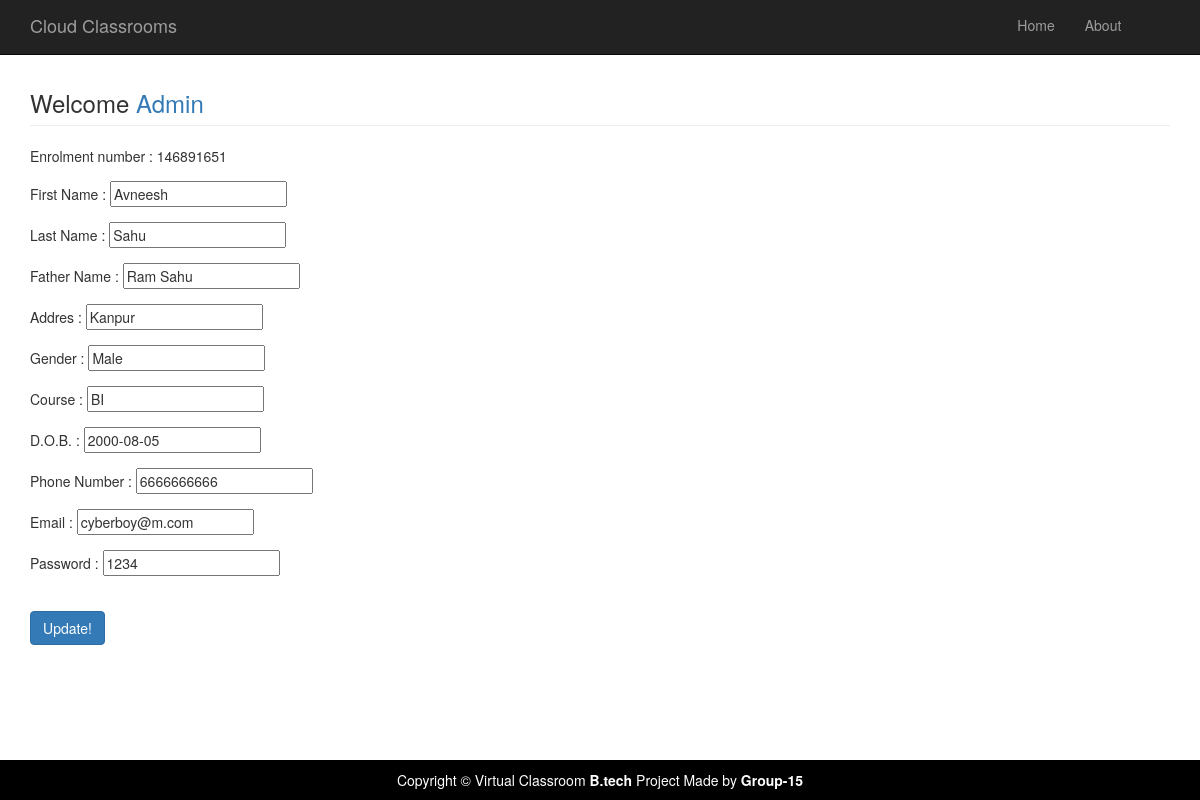
The page /updatestudent.php?eno=146891651 (signed in) on the database its author committed.
### tables this page shows
CREATE TABLE `studenttable` (
  `Eno` bigint(20) NOT NULL,
  `FName` varchar(30) NOT NULL,
  `LName` varchar(30) NOT NULL,
  `FaName` varchar(30) NOT NULL,
  `Addrs` text NOT NULL,
  `Gender` varchar(6) NOT NULL,
  `Course` varchar(20) NOT NULL,
  `DOB` date NOT NULL,
  `PhNo` bigint(10) NOT NULL,
  `Pass` varchar(20) NOT NULL,
  `Eid` varchar(50) NOT NULL
);

### updatestudent.php (the view, shortened to what this page needs)
<?php include('adminhead.php'); ?>
<div class="container">
	<div class="row">
		<div class="col-md-12">
			<h3 class="page-header">Welcome <a href="welcomeadmin">Admin</a> </h3>
			<?php
			include( "database.php" );
			$new3 = $_GET[ 'eno' ];
			$sql = "select * from  studenttable where Eno=$new3";
			$result = mysqli_query( $connect, $sql );
			while ( $row = mysqli_fetch_array( $result ) ) {
				?>
			<form action="" method="POST" name="update">
				<div class="form-group">
					Enrolment number : <?php echo $row['Eno']; ?>
				</div>
				<div class="form-group">
					First Name : <input type="text" name="fname" value="<?php echo $row['FName']; ?>">
				</div>
				<div class="form-group">
					Last Name : <input type="text" name="lname" value="<?php echo $row['LName']; ?>"><br>
				</div>
				<div class="form-group">
					Father Name : <input type="text" name="faname" value="<?PHP echo $row['FaName'];?>"><br>
				</div>
				<div class="form-group">
					Addres : <input type="text" name="addrs" value="<?PHP echo $row['Addrs'];?>"><br>
				</div>
				<div class="form-group">
					Gender : <input type="text" name="gender" value="<?PHP echo $row['Gender'];?>"><br>
				</div>
				<div class="form-group">
					Course : <input type="text" name="course" value="<?PHP echo $row['Course'];?>"><br>
				</div>
				<div class="form-group">
					D.O.B. : <input type="text" name="DOB" value="<?PHP echo $row['DOB'];?>" readonly><br>
				</div>
				<div class="form-group">
					Phone Number : <input type="text" name="phno" value="<?PHP echo $row['PhNo'];?>" maxlength="10"><br>
				</div>
				<div class="form-group">
					Email : <input type="text" name="email" value="<?PHP echo $row['Eid'];?>" readonly><br>
				</div>
				<div class="form-group">
					Password : <input type="text" name="pass" value="<?PHP echo $row['Pass'];?>"><br>
				</div><br>
				<div class="form-group">
					<input type="submit" value="Update!" name="update" class="btn btn-primary">
				</div>
			</form>
			<?php
			}
			?>
		</div>
	</div>
	<?php include('allfoot.php'); ?>

### css/modern-business.css (style rules this page uses)
html, body { height: 100%; }
body { padding-top: 50px; }

### rows shown on the page
studenttable: Eno "146891651", fname "Avneesh", lname "Sahu", faname "Ram Sahu", addrs "Kanpur", gender "Male", course "BI", DOB "2000-08-05", phno "6666666666", email "cyberboy@m.com", pass "1234"
